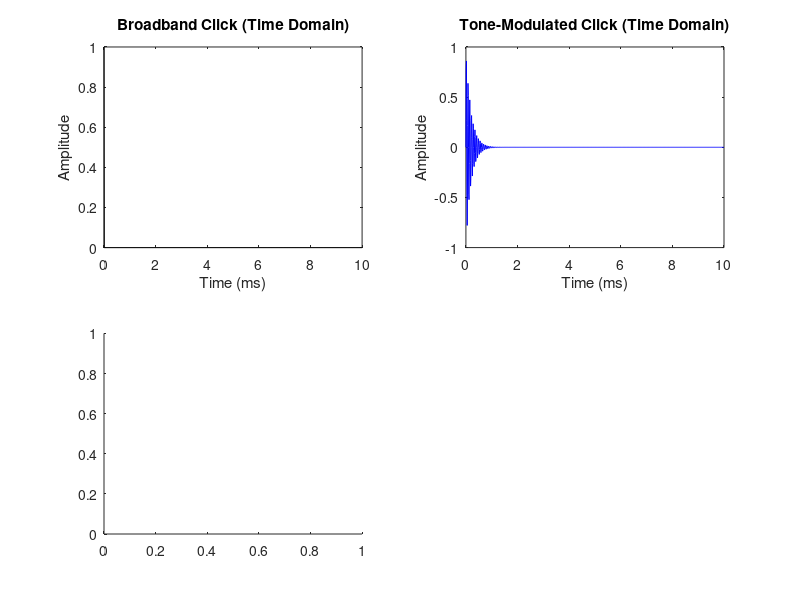

Recreate this plot in MATLAB. (Note: this script raises an error after producing the figure.)
% MATLAB Script for Auditory Clicks
% Parameters
fs = 100000;  % Sampling frequency (100 kHz)
duration_ms = 10; % Duration of click (milliseconds)
t = 0:1/fs:(duration_ms/1000); % Time vector for the click
amplitude = 1;  % Amplitude of the click

click_idx = zeros(1, length(t));
click_length = 1;
click_train = ones(1, click_length);
click_array = [];
click_array = [click_train, click_idx((click_length + 1):end)];

% Broadband Click
% broadband_click = amplitude * (t == min(t));  % Single impulse
broadband_click = amplitude * (click_array);  % Single impulse


% Tone-Modulated Click
freq = 15000;  % Frequency for tone (15 kHz)
tone_modulated_click = amplitude * sin(2 * pi * freq * t) .* exp(-t*5000); % Gaussian envelope

% Visualization
figure;

% Plot Broadband Click
subplot(2, 2, 1);
plot(t*1000, broadband_click, 'k');
title('Broadband Click (Time Domain)');
xlabel('Time (ms)');
ylabel('Amplitude');


% Plot Tone-Modulated Click
subplot(2, 2, 2);
plot(t*1000, tone_modulated_click, 'b');
title('Tone-Modulated Click (Time Domain)');
xlabel('Time (ms)');
ylabel('Amplitude');


% Spectrogram of Broadband Click
subplot(2, 2, 3);
spectrogram(broadband_click, 128, 120, 256, fs, 'yaxis');
title('Broadband Click (Spectrogram)');


% Spectrogram of Tone-Modulated Click
subplot(2, 2, 4);
spectrogram(tone_modulated_click, 128, 120, 256, fs, 'yaxis');
title('Tone-Modulated Click (Spectrogram)');

% Play the sound through speakers
sound(broadband_click, fs);
sound(broadband_click, fs);
sound(broadband_click, fs);
sound(broadband_click, fs);
% sound(tone_modulated_click, fs);
